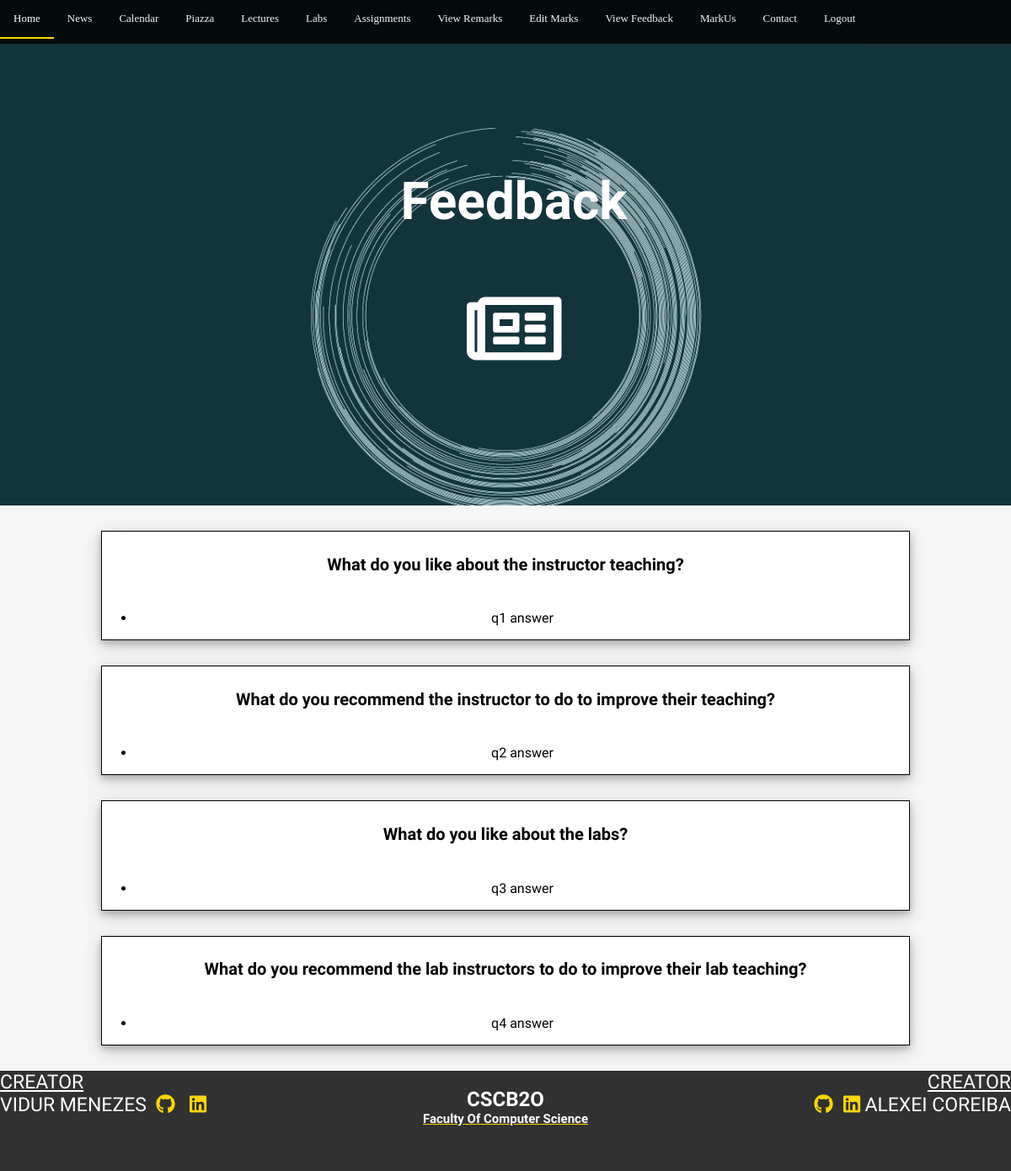
The app's page /viewfeedback.php (signed in), older data.
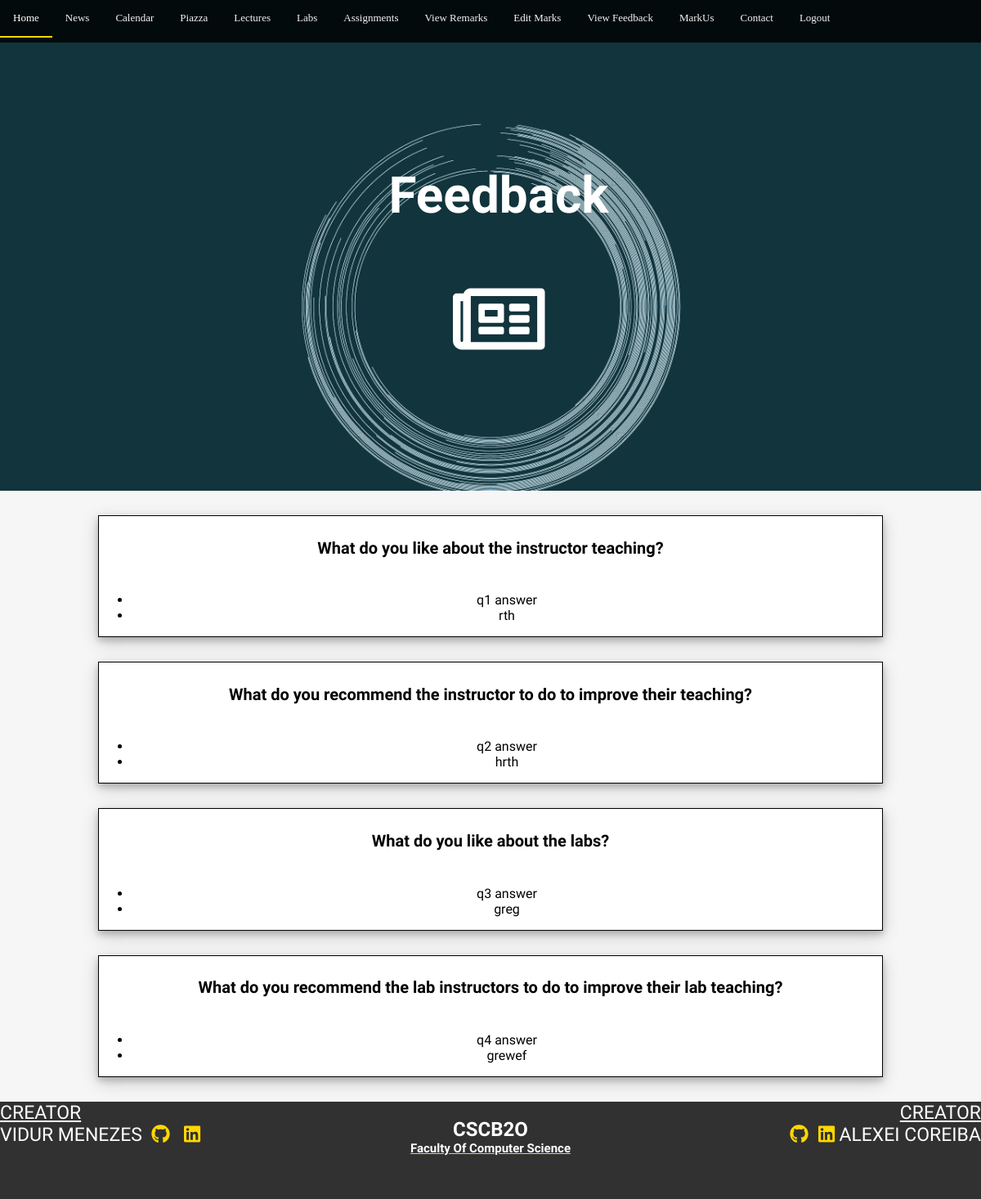
The same page, newer data.
### tables this page shows
CREATE TABLE `feedbackquestions` (
  `QuestionID` varchar(45) NOT NULL,
  `Question` varchar(255) NOT NULL,
  PRIMARY KEY (`QuestionID`),
  UNIQUE KEY `QuestionNumber_UNIQUE` (`QuestionID`)
);

CREATE TABLE `feedback` (
  `feedbackid` int(11) NOT NULL AUTO_INCREMENT,
  `instructorid` varchar(255) NOT NULL,
  `question1` varchar(255) NOT NULL,
  `question2` varchar(255) NOT NULL,
  `question3` varchar(255) NOT NULL,
  `question4` varchar(255) NOT NULL,
  PRIMARY KEY (`feedbackid`),
  UNIQUE KEY `feedbackid_UNIQUE` (`feedbackid`)
);

### htdocs/viewfeedback.php (the view, shortened to what this page needs)
<!DOCTYPE html>
<html>
<head>
  <link rel="stylesheet" type="text/css" href="news.css">
</head>
<body>
  <?php
  include('navbar.php');
  $id = $questionId = $question = $answer = $final = $buildingBlock = "";
  $id = $_SESSION['utorid'];
  ?>
  <div id="background">
    <div id="CourseTitle">
      <div class="myBounceDiv">
        <h1>Feedback</h1>
        <br>
        <i class="far fa-newspaper fa-5x"></i>
      </div>
    </div>
  </div>
  <?php
  $sqlquestions = "SELECT * FROM feedbackquestions";
  $questions = mysqli_query($db,$sqlquestions);
  if ($questions->num_rows > 0) {
    while($row = mysqli_fetch_array($questions)){
      $questionId = $row['QuestionID'];
      $question = $row['Question'];
      $buildingBlock = "<div class=\"mainsection\"><h4>$question</h4><ul>";
      $sql = "SELECT $questionId FROM feedback WHERE instructorid='$id'";
      $result = mysqli_query($db,$sql);
      if ($result->num_rows > 0) {
        while($row = mysqli_fetch_array($result)){
          $answer = $row[0];
          $buildingBlock = $buildingBlock."<li>$answer</li>";
        }
        $buildingBlock = $buildingBlock."</ul></div>";
        $final = $final.$buildingBlock;
      }
    }
  }
  echo $final;
  include('footer.php');
  ?>
</body>
</html>

### htdocs/navbar.php (shortened to what this page needs)
<!DOCTYPE html>
<html>
<head>
<link rel="stylesheet" type="text/css" href="navbar.css">
</head>
<body>
  <div class="topnav" id="myTopnav">
    <a href="index.php">Home</a>
    <a href="news.php">News</a>
    <a href="calendar.php">Calendar</a>
    <a href="https://piazza.com/class/jcpjjp5l4bywd">Piazza</a>
    <a href="lectures.php">Lectures</a>
    <a href="labs.php">Labs</a>
    <a href="assignment.php">Assignments</a>
    <?php
      if ($_SESSION['usertype'] == "students") {
      echo "<a href=\"viewmarks.php\">View Marks</a>";
      echo "<a href=\"sendfeedback.php\">Send Feedback</a>";
      } else {
        echo "<a href=\"viewremarks.php\">View Remarks</a>";
        echo "<a href=\"viewallmarks.php\">Edit Marks</a>";
        if ($_SESSION['usertype'] == "instructors") {
          echo "<a href=\"viewfeedback.php\">View Feedback</a>";
        }
      }
  ?>
  <a href="https://markus.utsc.utoronto.ca/cscb20w18/?locale=en">MarkUs</a>
  <a href="contact.php">Contact</a>
  <a href="logout.php">Logout</a>
</div>
</body>
</html>

### htdocs/footer.php (shortened to what this page needs)
<!DOCTYPE html>
<html>
<head>
  <link rel="stylesheet" type="text/css" href="footer.css">
</head>
 <footer class="footer">
   <p1><u>CREATOR</u><br>VIDUR MENEZES  &nbsp;<a class="gold" href="https://github.com/vidurmenezes"><i class="fab fa-github"></i></a>
     <a class="gold" href="https://www.linkedin.com/in/vidur-menezes-41076397/"><i  class="fab fa-linkedin"></i></a>
   </p1>
   <h2>CSCB2O <br><a class="gold" href="http://web.cs.toronto.edu/people/faculty.htm"><p> Faculty Of Computer Science</p></a>
   </h2>
   <p2><u>CREATOR</u><br><a class="gold" href="https://github.com/alexeicoreiba"><i class="fab fa-github"></i></a> &nbsp;<a class="gold" href="https://www.linkedin.com/in/alexei-coreiba-12621b140/"><i class="fab fa-linkedin"></i></a>&nbsp;ALEXEI COREIBA</p2>
 </footer>
</html>

### htdocs/news.css (style rules this page uses)
#background { background-image: url(./img/background6.jpg); overflow: auto; height: 600px; -webkit-background-size: cover; -moz-background-size: cover; -o-background-size: cover; background-size: cover; }
h4 { font-size: 20px; }
#CourseTitle { color: white; font-size: 20px; background-color: transparent; text-align: center; padding: 10px; width: 50%; margin-left: 25%; margin-top: 150px; }
.mainsection { display: flex; flex-direction: column; text-align: center; color: black; margin: 30px; margin-left: 10%; margin-right: 10%; border: 1px solid black; box-shadow: 0 4px 8px 0 rgba(0, 0, 0, 0.2), 0 6px 20px 0 rgba(0, 0, 0, 0.19); background-color: white; #border-radius: 25px; }

### htdocs/navbar.css (style rules this page uses)
.myBounceDiv { -moz-animation:bounce .60s linear ; -webkit-animation:bounce .60s linear ; }
.topnav { overflow: hidden; background: #000000cc; width: 100%; top: 0px; position: fixed; text-align: center; z-index: 10; }
.topnav a { color: #f2f2f2; text-align: center; padding: 14px 16px; text-decoration: none; font-size: 13px; float: left; font-family:Verdana; }

### htdocs/footer.css (style rules this page uses)
body { margin: 0; font-family: 'Nunito Sans', sans-serif; background-color: #F6F6F6; min-height: 100%; }
h2 { color: #000000b5; }
.gold { color: gold; }
h1 { font-family: 'Nunito Sans', sans-serif; font-size: 62px; }
footer { background-color:#000000cc; color: white; width: 100%; height: 119px; bottom: 0px; text-align: center; padding: 0 0 0px !important; }
.footer h2 { float: left; width:33.33333%; text-align:center; color: white; height: 0px; font-family: 'Nunito Sans', sans-serif; }
.footer p { float: center; padding: -10px; text-align:center; color: white; font-size: 15px; margin-top: 0px; font-family: 'Nunito Sans', sans-serif; }
.footer p1 { width:33.33333%; float: left; font-size: 23px; color: white; font-family: 'Nunito Sans', sans-serif; text-align: left; }
.footer p2 { width:33.33333%; float: left; font-size: 23px; color: white; font-family: 'Nunito Sans', sans-serif; text-align: right; }

Row changes from the older to the newer data that the page shows:
added feedback: question1 "rth hrth greg grewef"
